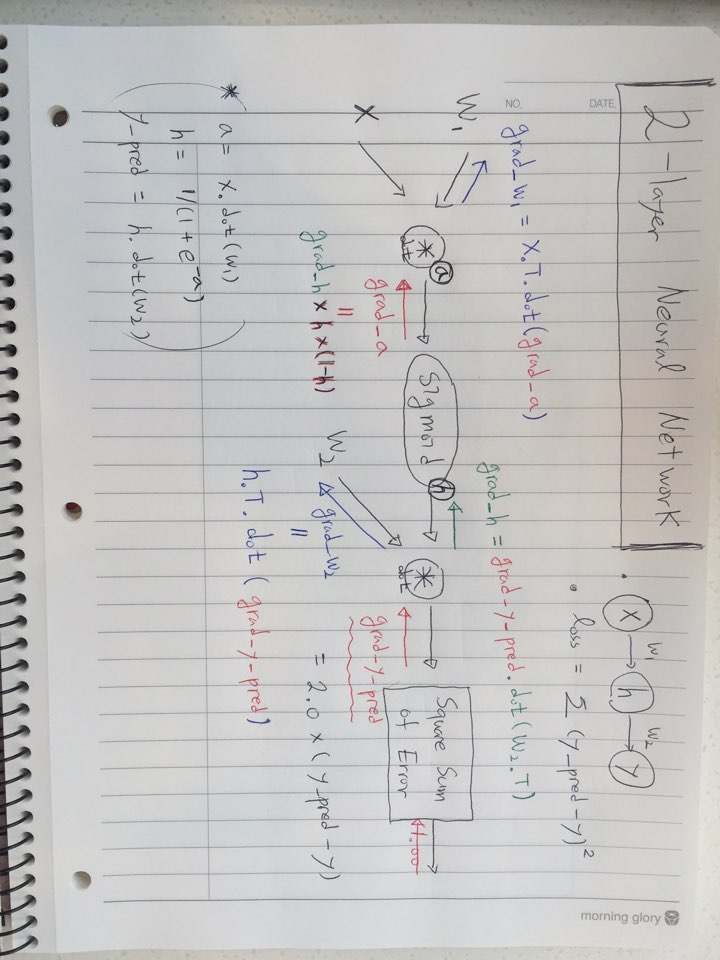
#> input picture Neural_Network/2layer_Neural_network.jpg, 720 x 960 px
$ jupyter execute 'Full Implementation of training a 2-layer Neural Network.ipynb'
#> lines starting #> are read from the running program, lines starting #| are printed output that depends on the picture
[cell 1]
import numpy as np
from numpy.random import randn

N, D_in, H, D_out = 64, 1000, 100, 10
x, y = randn(N, D_in), randn(N, D_out)
w1, w2 = randn(D_in, H), randn(H, D_out)

for t in range(2000):
    h = 1 / (1 + np.exp(-x.dot(w1)))
    y_pred = h.dot(w2)
    loss = np.square(y_pred - y).sum()
    print(t, loss)

    grad_y_pred = 2.0 * (y_pred - y)
    grad_w2 = h.T.dot(grad_y_pred)
    grad_h = grad_y_pred.dot(w2.T)
    grad_w1 = x.T.dot(grad_h * h * (1 - h))

    w1 -= 1e-4 * grad_w1
    w2 -= 1e-4 * grad_w2

[cell 2]
import matplotlib.pyplot as plt
from skimage import io
from skimage.transform import resize
import os

plt.ion() # interactive mode

[cell 3]
image = io.imread('2layer_Neural_network.jpg')
#> image is the input picture: shape (960, 720, 3); mean R, G, B 195.2, 194.4, 193.7
image_rescaled = resize(image, (2000, 1600))
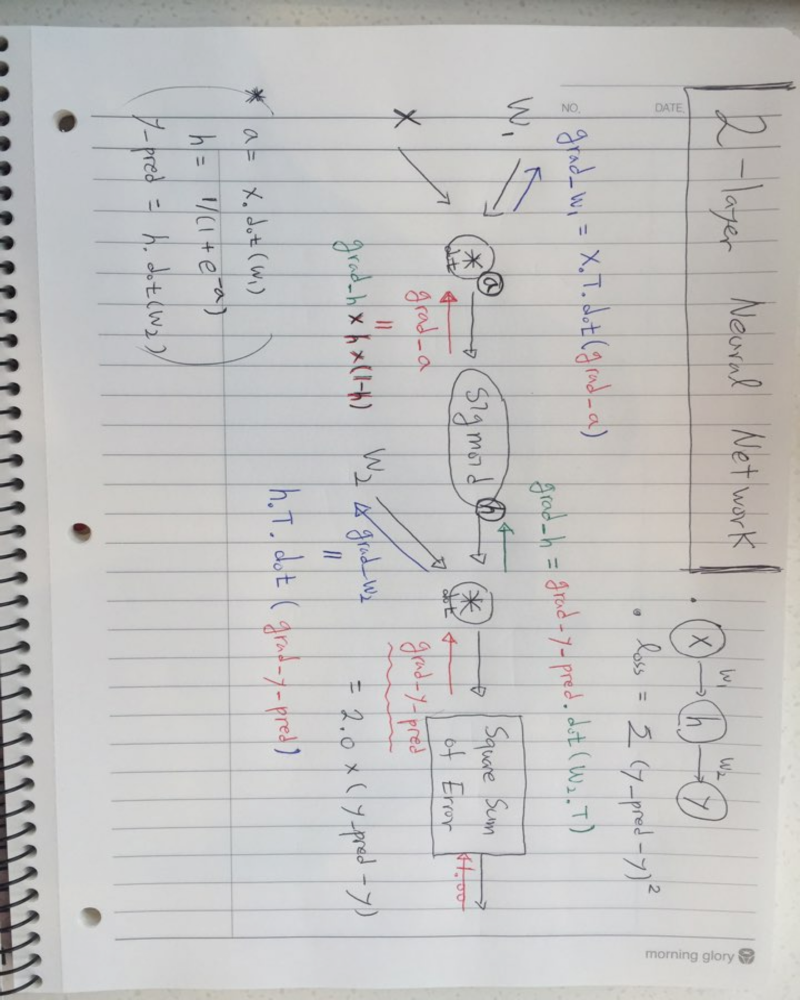
#> image_rescaled: shape (2000, 1600, 3) float64 (shown at 1/2 size); mean R, G, B 0.765, 0.762, 0.76

plt.imshow(image)
